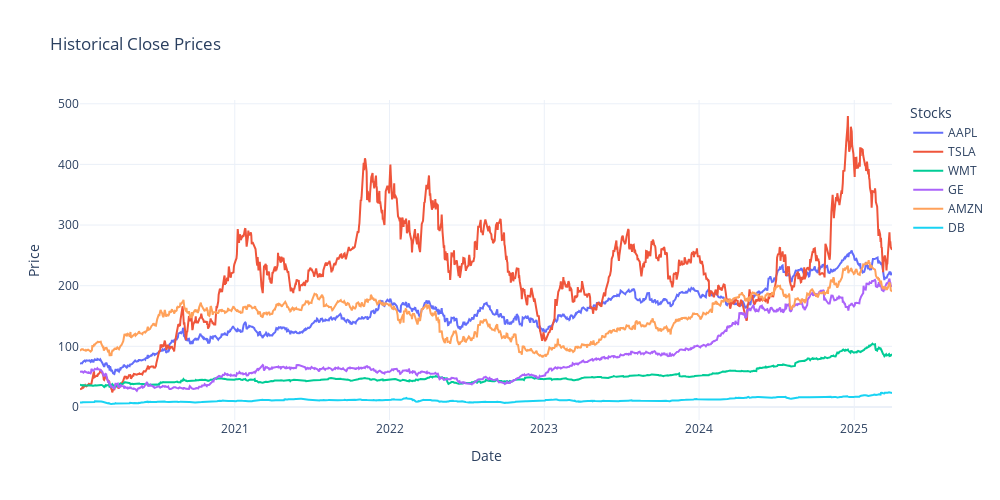
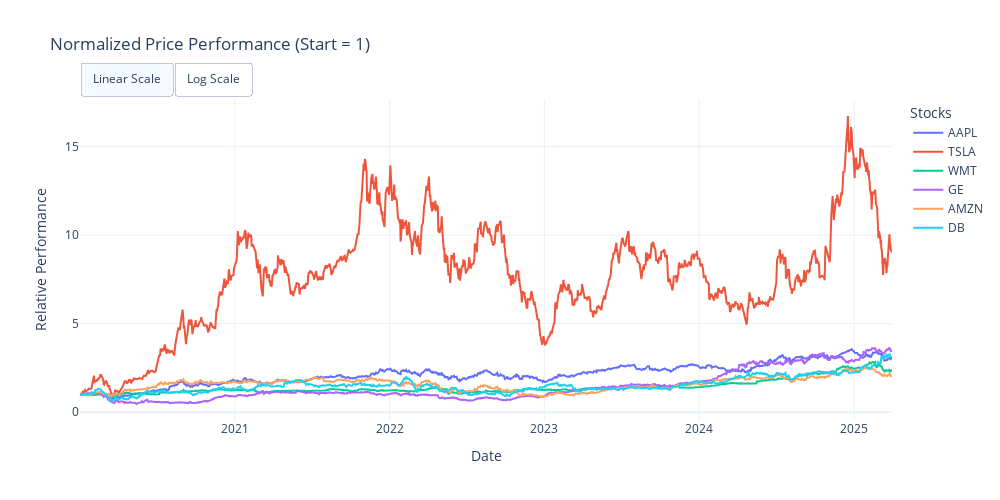

Notebook source saved alongside these figures, in order:
### Markdown cell above
*This next box will reproduce in graphs the prices of the different stocks.*

*In the first graph we see the absolute prices and its variations throught the determined period and in the second we can have it normalized.*

*To analyse I usually refer to the second graph and I choose the "Log Scale" in the Y axes as the Linear Scale is not very good when dealing with stocks whose variations were too high when compared to the remaining in the portfolio.*

### Code cell
def show_data(df: pd.DataFrame) -> None:
    """
    Plot the historical closing prices.
    """
    fig = go.Figure()

    for ticker in df.columns:
        fig.add_trace(go.Scatter(
            x=df.index,
            y=df[ticker],
            mode='lines',
            name=ticker
        ))

    fig.update_layout(
        title="Historical Close Prices",
        xaxis_title="Date",
        yaxis_title="Price",
        template="plotly_white",
        hovermode="x unified",
        width=1000,
        height=500,
        legend_title_text="Stocks"
    )

    fig.show()

def show_data_normalized(df: pd.DataFrame) -> None:
    """
    Plot normalized historical closing prices.
    """
    normalized_df = df.apply(lambda x: x / x.dropna().iloc[0])

    fig = go.Figure()

    for ticker in normalized_df.columns:
        fig.add_trace(go.Scatter(
            x=normalized_df.index,
            y=normalized_df[ticker],
            mode='lines',
            name=ticker
        ))

    fig.update_layout(
        title="Normalized Price Performance (Start = 1)",
        xaxis_title="Date",
        yaxis_title="Relative Performance",
        yaxis_type="linear",  # default view
        template="plotly_white",
        hovermode="x unified",
        width=1000,
        height=500,
        legend_title_text="Stocks",
        updatemenus=[
            {
                "buttons": [
                    {
                        "label": "Linear Scale",
                        "method": "relayout",
                        "args": [{"yaxis.type": "linear"}]
                    },
                    {
                        "label": "Log Scale",
                        "method": "relayout",
                        "args": [{"yaxis.type": "log"}]
                    }
                ],
                "direction": "right",
                "pad": {"r": 10, "t": 10},
                "showactive": True,
                "type": "buttons",
                "x": 0.0,
                "xanchor": "left",
                "y": 1.15,
                "yanchor": "top"
            }
        ]
    )

    fig.show()


show_data(stocks_prices)
show_data_normalized(stocks_prices)

### Figure 1 — Plotly figure (JSON) as saved in the notebook; plotly's stock layout.template omitted (floating-point values rounded to 4 significant figures; data arrays with more than 128 entries replaced by an {"elided": "..."} marker saying what was removed)
{"data": [{"mode": "lines", "name": "AAPL", "type": "scatter", "x": {"elided": "1318 str values"}, "y": {"elided": "1318 float values"}}, {"mode": "lines", "name": "TSLA", "type": "scatter", "x": {"elided": "1318 str values"}, "y": {"elided": "1318 float values"}}, {"mode": "lines", "name": "WMT", "type": "scatter", "x": {"elided": "1318 str values"}, "y": {"elided": "1318 float values"}}, {"mode": "lines", "name": "GE", "type": "scatter", "x": {"elided": "1318 str values"}, "y": {"elided": "1318 float values"}}, {"mode": "lines", "name": "AMZN", "type": "scatter", "x": {"elided": "1318 str values"}, "y": {"elided": "1318 float values"}}, {"mode": "lines", "name": "DB", "type": "scatter", "x": {"elided": "1318 str values"}, "y": {"elided": "1318 float values"}}], "layout": {"height": 500, "hovermode": "x unified", "legend": {"title": {"text": "Stocks"}}, "title": {"text": "Historical Close Prices"}, "width": 1000, "xaxis": {"title": {"text": "Date"}}, "yaxis": {"title": {"text": "Price"}}}}

### Figure 2 — Plotly figure (JSON) as saved in the notebook; plotly's stock layout.template omitted (floating-point values rounded to 4 significant figures; data arrays with more than 128 entries replaced by an {"elided": "..."} marker saying what was removed)
{"data": [{"mode": "lines", "name": "AAPL", "type": "scatter", "x": {"elided": "1318 str values"}, "y": {"elided": "1318 float values"}}, {"mode": "lines", "name": "TSLA", "type": "scatter", "x": {"elided": "1318 str values"}, "y": {"elided": "1318 float values"}}, {"mode": "lines", "name": "WMT", "type": "scatter", "x": {"elided": "1318 str values"}, "y": {"elided": "1318 float values"}}, {"mode": "lines", "name": "GE", "type": "scatter", "x": {"elided": "1318 str values"}, "y": {"elided": "1318 float values"}}, {"mode": "lines", "name": "AMZN", "type": "scatter", "x": {"elided": "1318 str values"}, "y": {"elided": "1318 float values"}}, {"mode": "lines", "name": "DB", "type": "scatter", "x": {"elided": "1318 str values"}, "y": {"elided": "1318 float values"}}], "layout": {"height": 500, "hovermode": "x unified", "legend": {"title": {"text": "Stocks"}}, "title": {"text": "Normalized Price Performance (Start = 1)"}, "updatemenus": [{"buttons": [{"args": [{"yaxis.type": "linear"}], "label": "Linear Scale", "method": "relayout"}, {"args": [{"yaxis.type": "log"}], "label": "Log Scale", "method": "relayout"}], "direction": "right", "pad": {"r": 10, "t": 10}, "showactive": true, "type": "buttons", "x": 0, "xanchor": "left", "y": 1.15, "yanchor": "top"}], "width": 1000, "xaxis": {"title": {"text": "Date"}}, "yaxis": {"title": {"text": "Relative Performance"}, "type": "linear"}}}
